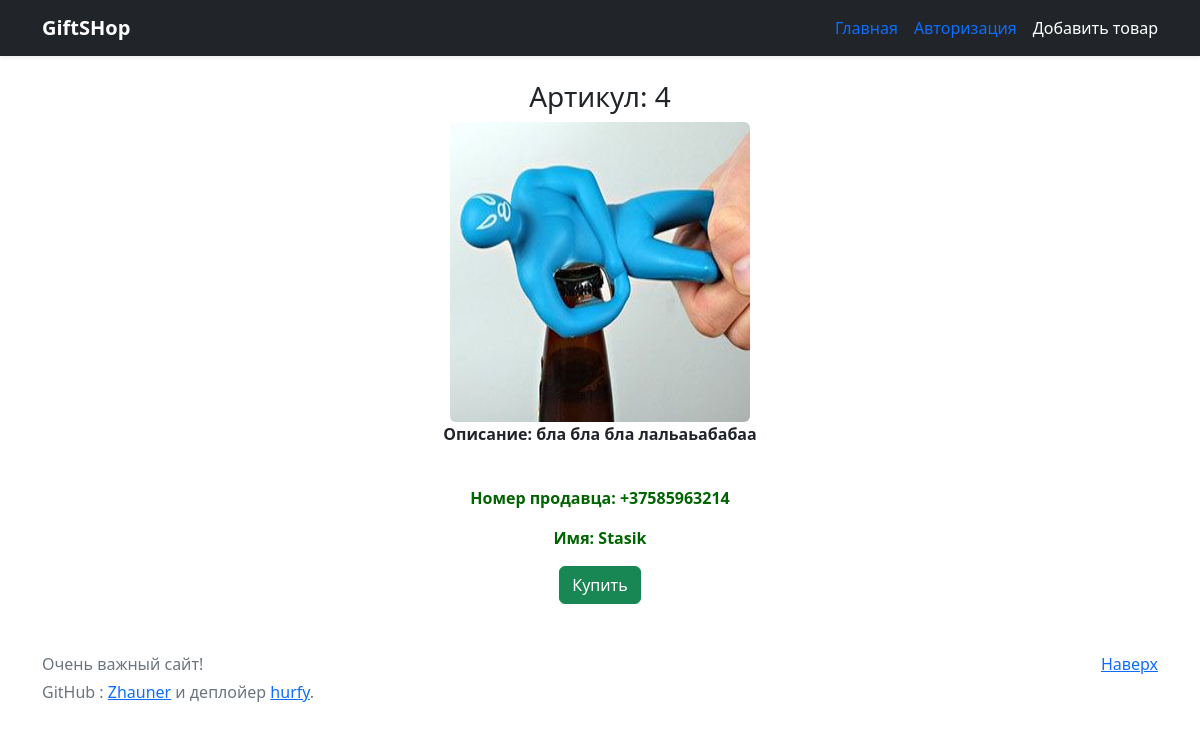
/4, run on the app's committed database.
### app.py (models this page shows)
class Item(db.Model):
    article = db.Column(db.Integer, primary_key=True)
    title = db.Column(db.String(100), nullable=False)
    text = db.Column(db.Text, nullable=False)
    price = db.Column(db.Integer, nullable=False)
    extension = db.Column(db.String(10), nullable=False)
    number = db.Column(db.String(20), nullable=False)
    name = db.Column(db.String(25), nullable=False)

### app.py (the view)
@app.route('/<int:article>')
def more(article):
    item = Item.query.get(article)
    return render_template('more_inf.html', item=item, get_user=get_username(current_user.get_id()))

### getUserID.py (called while the page is built, shortened)
def get_user(id: int):
    try:
        connect = sqlite3.connect('instance\\shop.db')
        cursor = connect.cursor()
        cursor.execute(f'SELECT * FROM users WHERE id = {id} LIMIT 1')
    except:
        return ''

def get_username(id: int):
    try:
        if get_user(id)[4] and get_user(id)[4] != 'з':
            return get_user(id)[4]
        else:
            return ''
    except:
        return ''

### templates/more_inf.html (shortened to what this page needs)
{% extends 'base.html' %}
{% block body %}
<div class="text-center">
    <br>
    <h3>Артикул: {{ item.article }}</h3>
    <img src="/static/{{ item.article }}.{{ item.extension }}" width="300px" height="300px" class="rounded">
    <br>
    <p class="fw-bold">Описание: {{ item.text }}</p>
    <br>
    <p style="color:darkgreen;"><b>Номер продавца: {{ item.number }}</b></p>
    <p style="color:darkgreen;"><b>Имя: {{ item.name }}</b></p>
    <a type="button" href="/buy" class="btn btn-success">Купить</a>
</div>
{% endblock body %}

### data on the page
Item: article "4", text "бла бла бла лальаьабабаа", number "+37585963214", name "Stasik"
